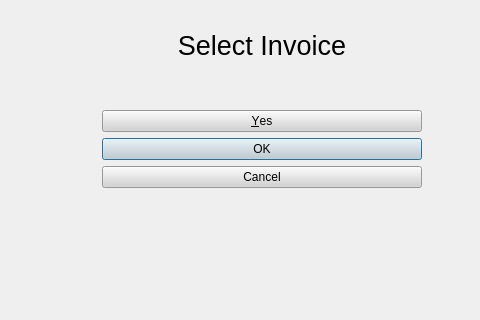
<?xml version="1.0" encoding="UTF-8"?>
<ui version="4.0">
 <class>DialogSelectInvoice</class>
 <widget class="QDialog" name="DialogSelectInvoice">
  <property name="geometry">
   <rect>
    <x>0</x>
    <y>0</y>
    <width>480</width>
    <height>320</height>
   </rect>
  </property>
  <property name="sizePolicy">
   <sizepolicy hsizetype="Fixed" vsizetype="Fixed">
    <horstretch>0</horstretch>
    <verstretch>0</verstretch>
   </sizepolicy>
  </property>
  <property name="windowTitle">
   <string>Dialog</string>
  </property>
  <property name="styleSheet">
   <string notr="true"/>
  </property>
  <widget class="QDialogButtonBox" name="buttonBox">
   <property name="geometry">
    <rect>
     <x>102</x>
     <y>110</y>
     <width>320</width>
     <height>340</height>
    </rect>
   </property>
   <property name="sizePolicy">
    <sizepolicy hsizetype="Fixed" vsizetype="Fixed">
     <horstretch>0</horstretch>
     <verstretch>0</verstretch>
    </sizepolicy>
   </property>
   <property name="font">
    <font>
     <family>Arial</family>
     <pointsize>28</pointsize>
     <weight>50</weight>
     <italic>false</italic>
     <bold>false</bold>
    </font>
   </property>
   <property name="styleSheet">
    <string notr="true">background-color: lightgrey;
font: 28pt &quot;Arial&quot;;</string>
   </property>
   <property name="orientation">
    <enum>Qt::Vertical</enum>
   </property>
   <property name="standardButtons">
    <set>QDialogButtonBox::Cancel|QDialogButtonBox::Ok|QDialogButtonBox::Yes</set>
   </property>
  </widget>
  <widget class="QLabel" name="label">
   <property name="geometry">
    <rect>
     <x>102</x>
     <y>30</y>
     <width>320</width>
     <height>64</height>
    </rect>
   </property>
   <property name="font">
    <font>
     <family>Arial</family>
     <pointsize>20</pointsize>
     <weight>50</weight>
     <italic>false</italic>
     <bold>false</bold>
    </font>
   </property>
   <property name="styleSheet">
    <string notr="true"/>
   </property>
   <property name="text">
    <string>Select Invoice</string>
   </property>
   <property name="alignment">
    <set>Qt::AlignHCenter|Qt::AlignTop</set>
   </property>
  </widget>
  <widget class="QLabel" name="label_2">
   <property name="geometry">
    <rect>
     <x>0</x>
     <y>0</y>
     <width>47</width>
     <height>318</height>
    </rect>
   </property>
   <property name="text">
    <string/>
   </property>
   <property name="pixmap">
    <pixmap resource="../resources.qrc">:/RaspiBlesk/images/RaspiBlesk_Logo_Main_270.png</pixmap>
   </property>
   <property name="scaledContents">
    <bool>true</bool>
   </property>
  </widget>
 </widget>
 <resources>
  <include location="../resources.qrc"/>
  <include location="../resources.qrc"/>
 </resources>
 <connections>
  <connection>
   <sender>buttonBox</sender>
   <signal>accepted()</signal>
   <receiver>DialogSelectInvoice</receiver>
   <slot>accept()</slot>
   <hints>
    <hint type="sourcelabel">
     <x>248</x>
     <y>254</y>
    </hint>
    <hint type="destinationlabel">
     <x>157</x>
     <y>274</y>
    </hint>
   </hints>
  </connection>
  <connection>
   <sender>buttonBox</sender>
   <signal>rejected()</signal>
   <receiver>DialogSelectInvoice</receiver>
   <slot>reject()</slot>
   <hints>
    <hint type="sourcelabel">
     <x>316</x>
     <y>260</y>
    </hint>
    <hint type="destinationlabel">
     <x>286</x>
     <y>274</y>
    </hint>
   </hints>
  </connection>
 </connections>
</ui>
